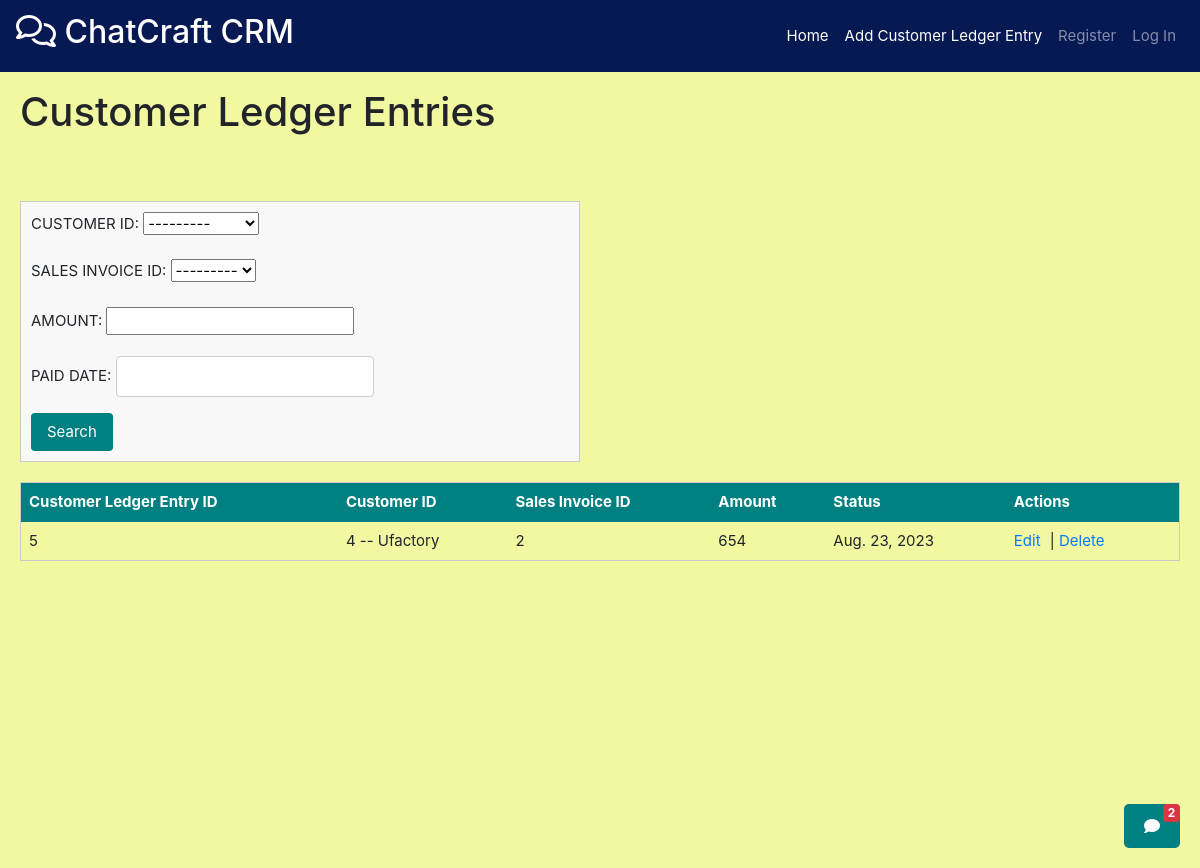
Screenshot of /customer_ledger_entries/get/ with the database file from the repository.
### customers/models.py (models this page shows)
class Customer(models.Model):
    CUSTOMER_ID=models.AutoField(primary_key=True)
    COMPANY_NAME=models.CharField(max_length=35,unique=True)
    BALANCE_DUE=models.IntegerField(default=0,blank=True,null=True)
    ADDRESS = models.CharField(max_length=35,null=True,blank=True)
    STATUS = models.CharField(max_length=35,null=True,blank=True)
    CONTACT = models.CharField(max_length=10,null=True,blank=True)
    def __str__(self):
        return f"{self.CUSTOMER_ID} -- {self.COMPANY_NAME}"

### sales_invoices/models.py (models this page shows)
class SalesInvoice(models.Model):
    SALES_INVOICE_ID=models.AutoField(primary_key=True)
    SALES_ORDER_ID = models.ForeignKey(SalesOrder,on_delete=models.CASCADE,db_column="SALES_ORDER_ID")
    CUSTOMER_ID=models.ForeignKey(Customer,on_delete=models.CASCADE,db_column="CUSTOMER_ID",null = True,blank=True)
    TOTAL_AMOUNT=models.IntegerField(null=True,blank=True)
    TOTAL_ITEMS=models.IntegerField(null=True,blank=True)
    INVOICE_DATE = models.DateField(null=True,blank=True)
    STATUS = models.CharField(max_length=35,null=True,blank=True)
    def __str__(self):
        return f"{self.SALES_INVOICE_ID}"

### customer_ledger_entries/models.py (models this page shows)
class CustomerLedgerEntry(models.Model):
    CUSTOMER_LEDGER_ENTRY_ID=models.AutoField(primary_key=True)
    CUSTOMER_ID=models.ForeignKey(Customer,on_delete=models.CASCADE,db_column="CUSTOMER_ID")
    SALES_INVOICE_ID = models.ForeignKey(SalesInvoice,on_delete=models.CASCADE,db_column="SALES_INVOICE_ID")
    AMOUNT=models.IntegerField(null=True)
    PAID_DATE = models.DateField(null=True,blank=True)

### customer_ledger_entries/views.py (the view)
# urls.py: path('get/',views.getCustomerLedgerEntry),
def getCustomerLedgerEntry(request : HttpRequest):
    data = request.GET
    CustomerLedgerEntries = CustomerLedgerEntry.objects.all()
    filter_fields =["CUSTOMER_LEDGER_ENTRY_ID", "CUSTOMER_ID", "SALES_INVOICE_ID", "AMOUNT", "PAID_DATE"]
    for field in filter_fields:
        param_value = data.get(field)
        if param_value:
            CustomerLedgerEntries = CustomerLedgerEntries.filter(**{field: param_value})
        print(CustomerLedgerEntries)
    CustomerLedgerEntrieslist = []
    for customerledger in CustomerLedgerEntries:
        customer_ledger_details = {
            "CUSTOMER_LEDGER_ENTRY_ID":customerledger.CUSTOMER_LEDGER_ENTRY_ID,
            "CUSTOMER_ID": str(customerledger.CUSTOMER_ID),
            "SALES_INVOICE_ID": str(customerledger.SALES_INVOICE_ID),
            "AMOUNT": customerledger.AMOUNT,
            "PAID_DATE": str(customerledger.PAID_DATE),
        }
        CustomerLedgerEntrieslist.append(customer_ledger_details)
    ledger_data = json.dumps(CustomerLedgerEntrieslist, indent=4)
    return render(request, 'CustomerLedgerEntry/display_customer_ledger_entries.html', {'CustomerLedgerEntries':CustomerLedgerEntries,'form':CustomerLedgerEntryForm()})

### customer_ledger_entries/forms.py
class CustomerLedgerEntryForm(forms.ModelForm):
    class Meta:
        model = CustomerLedgerEntry
        fields = ["CUSTOMER_LEDGER_ENTRY_ID", "CUSTOMER_ID", "SALES_INVOICE_ID", "AMOUNT", "PAID_DATE"]  # List the fields you want to edit

### customer_ledger_entries/templates/CustomerLedgerEntry/display_customer_ledger_entries.html (shortened to what this page needs)
{% extends 'base.html' %}
{% block extra_nav %}
<li class="nav-item">
    <a class="nav-link" href="/customer_ledger_entries/add/" style="color: white;">Add Customer Ledger Entry</a>
</li>
{% endblock %}
{% block content %}
<h1 class="page-title">Customer Ledger Entries</h1>
<br><br>
<form method="get" novalidate style="width: 560px;">
    {{ form.as_p }}
    <button type="submit">Search</button>
</form>
<table class="custom-table">
    <thead>
        <tr class="table-header">
            <th>Customer Ledger Entry ID</th>
            <th>Customer ID</th>
            <th>Sales Invoice ID</th>
            <th>Amount</th>
            <th>Status</th>
            <th>Actions</th>
        </tr>
    </thead>
    <tbody>
        {% for cle in CustomerLedgerEntries %}
        <tr>
            <td>{{ cle.CUSTOMER_LEDGER_ENTRY_ID }}</td>
            <td>{{ cle.CUSTOMER_ID }}</td>
            <td>{{ cle.SALES_INVOICE_ID }}</td>
            <td>{{ cle.AMOUNT }}</td>
            <td>{{ cle.PAID_DATE }}</td>
            <td>
                <a href="/customer_ledger_entries/edit/{{ cle.CUSTOMER_LEDGER_ENTRY_ID }}/" class="action-link">Edit</a> |
                <a href="/customer_ledger_entries/delete/{{ cle.CUSTOMER_LEDGER_ENTRY_ID }}/" class="action-link">Delete</a>
            </td>
        </tr>
        {% endfor %}
    </tbody>
</table>
{% endblock %}

### rows the page displays
Customer: CUSTOMER_ID "---------"
SalesInvoice: SALES_INVOICE_ID "---------"
CustomerLedgerEntry: CUSTOMER_LEDGER_ENTRY_ID "5", CUSTOMER_ID "4 -- Ufactory", SALES_INVOICE_ID "2", AMOUNT "654", PAID_DATE "Aug. 23, 2023"
